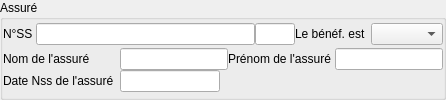
             <widget class="QGroupBox" name="groupBoxAssure">
              <property name="title">
               <string>Assuré</string>
              </property>
              <layout class="QGridLayout">
               <property name="margin">
                <number>0</number>
               </property>
               <property name="spacing">
                <number>0</number>
               </property>
               <item row="0" column="0">
                <layout class="QGridLayout">
                 <item row="0" column="0">
                  <widget class="QLabel" name="label_nss">
                   <property name="font">
                    <font>
                     <pointsize>9</pointsize>
                    </font>
                   </property>
                   <property name="text">
                    <string>N°SS </string>
                   </property>
                  </widget>
                 </item>
                 <item row="0" column="4">
                  <widget class="QComboBox" name="comboBoxQualiteAyantDroit">
                   <property name="sizePolicy">
                    <sizepolicy hsizetype="Preferred" vsizetype="Fixed">
                     <horstretch>0</horstretch>
                     <verstretch>0</verstretch>
                    </sizepolicy>
                   </property>
                   <property name="maximumSize">
                    <size>
                     <width>200</width>
                     <height>16777215</height>
                    </size>
                   </property>
                   <property name="toolTip">
                    <string>Le bénéficiaire est lié à l'assuré en tant que ...</string>
                   </property>
                  </widget>
                 </item>
                 <item row="0" column="3">
                  <widget class="QLabel" name="label_beneficiaire">
                   <property name="font">
                    <font>
                     <pointsize>9</pointsize>
                    </font>
                   </property>
                   <property name="text">
                    <string>Le bénéf. est  </string>
                   </property>
                   <property name="buddy">
                    <cstring>comboBoxQualiteAyantDroit</cstring>
                   </property>
                  </widget>
                 </item>
                 <item row="0" column="2">
                  <widget class="C_QLineEdit" name="lineEdit_NssClef">
                   <property name="maximumSize">
                    <size>
                     <width>40</width>
                     <height>16777215</height>
                    </size>
                   </property>
                   <property name="focusPolicy">
                    <enum>Qt::NoFocus</enum>
                   </property>
                   <property name="readOnly">
                    <bool>true</bool>
                   </property>
                  </widget>
                 </item>
                 <item row="0" column="1">
                  <widget class="C_QLineEdit" name="lineEdit_NumSecu">
                   <property name="sizePolicy">
                    <sizepolicy hsizetype="MinimumExpanding" vsizetype="Fixed">
                     <horstretch>0</horstretch>
                     <verstretch>0</verstretch>
                    </sizepolicy>
                   </property>
                   <property name="toolTip">
                    <string>to define</string>
                   </property>
                   <property name="whatsThis">
                    <string>to define for best control</string>
                   </property>
                   <property name="maxLength">
                    <number>13</number>
                   </property>
                  </widget>
                 </item>
                </layout>
               </item>
               <item row="1" column="0">
                <layout class="QGridLayout">
                 <property name="spacing">
                  <number>0</number>
                 </property>
                 <item row="0" column="0">
                  <widget class="QLabel" name="label_nomassure">
                   <property name="font">
                    <font>
                     <pointsize>9</pointsize>
                    </font>
                   </property>
                   <property name="text">
                    <string>Nom de l'assuré </string>
                   </property>
                   <property name="buddy">
                    <cstring>lineEdit_NomAssure</cstring>
                   </property>
                  </widget>
                 </item>
                 <item row="0" column="2">
                  <widget class="C_QLineEdit" name="lineEdit_NomAssure">
                   <property name="maxLength">
                    <number>50</number>
                   </property>
                  </widget>
                 </item>
                 <item row="0" column="3">
                  <widget class="QLabel" name="label_prenomassure">
                   <property name="font">
                    <font>
                     <pointsize>9</pointsize>
                    </font>
                   </property>
                   <property name="text">
                    <string>Prénom de l'assuré </string>
                   </property>
                   <property name="buddy">
                    <cstring>lineEdit_PrenomAssure</cstring>
                   </property>
                  </widget>
                 </item>
                 <item row="0" column="4">
                  <widget class="C_QLineEdit" name="lineEdit_PrenomAssure">
                   <property name="maxLength">
                    <number>40</number>
                   </property>
                  </widget>
                 </item>
                 <item row="1" column="0">
                  <widget class="QLabel" name="label_dnssassure">
                   <property name="font">
                    <font>
                     <pointsize>9</pointsize>
                    </font>
                   </property>
                   <property name="text">
                    <string>Date Nss de l'assuré  </string>
                   </property>
                  </widget>
                 </item>
                 <item row="1" column="2">
                  <widget class="C_QLineEdit" name="lineEdit_DtNss_Assure">
                   <property name="maximumSize">
                    <size>
                     <width>100</width>
                     <height>16777215</height>
                    </size>
                   </property>
                   <property name="toolTip">
                    <string>to define</string>
                   </property>
                   <property name="whatsThis">
                    <string>to define for best control</string>
                   </property>
                  </widget>
                 </item>
                </layout>
               </item>
              </layout>
             </widget>
